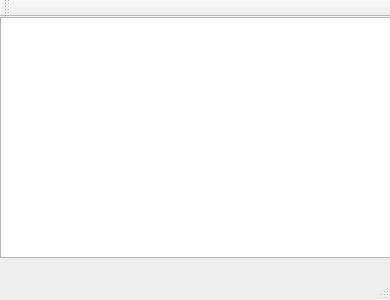
<?xml version="1.0" encoding="UTF-8"?>
<ui version="4.0">
 <class>MainWindow</class>
 <widget class="QMainWindow" name="MainWindow">
  <property name="geometry">
   <rect>
    <x>0</x>
    <y>0</y>
    <width>390</width>
    <height>300</height>
   </rect>
  </property>
  <property name="windowTitle">
   <string>qLife 0.0.1</string>
  </property>
  <widget class="QWidget" name="centralWidget">
   <widget class="QGraphicsView" name="graphicsView">
    <property name="geometry">
     <rect>
      <x>0</x>
      <y>0</y>
      <width>391</width>
      <height>241</height>
     </rect>
    </property>
   </widget>
  </widget>
  <widget class="QMenuBar" name="menuBar">
   <property name="geometry">
    <rect>
     <x>0</x>
     <y>0</y>
     <width>390</width>
     <height>21</height>
    </rect>
   </property>
  </widget>
  <widget class="QToolBar" name="mainToolBar">
   <attribute name="toolBarArea">
    <enum>TopToolBarArea</enum>
   </attribute>
   <attribute name="toolBarBreak">
    <bool>false</bool>
   </attribute>
  </widget>
  <widget class="QStatusBar" name="statusBar"/>
 </widget>
 <layoutdefault spacing="6" margin="11"/>
 <resources/>
 <connections/>
</ui>
